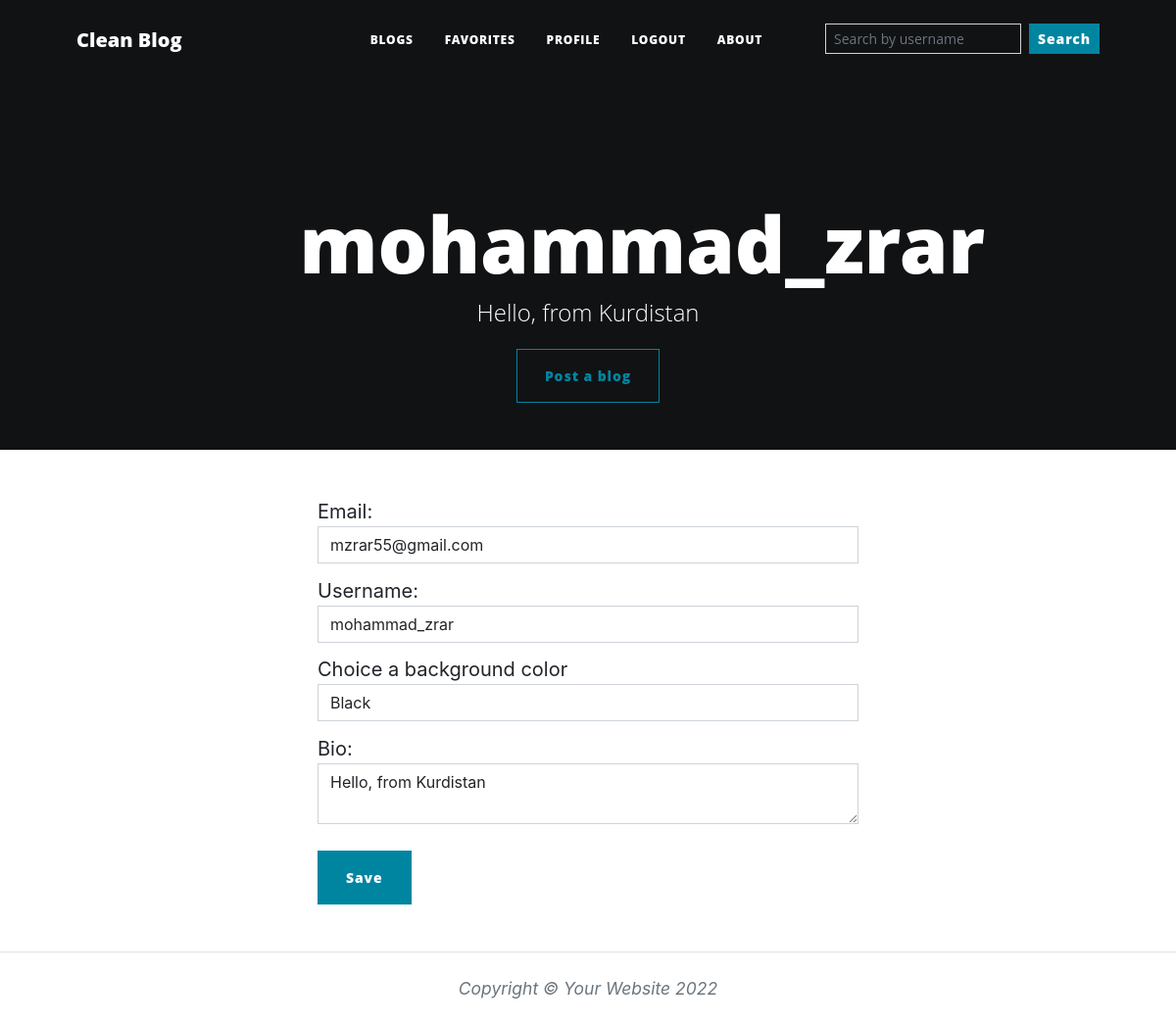
Before: /mohammad_zrar/profile (signed in) with the older database file.
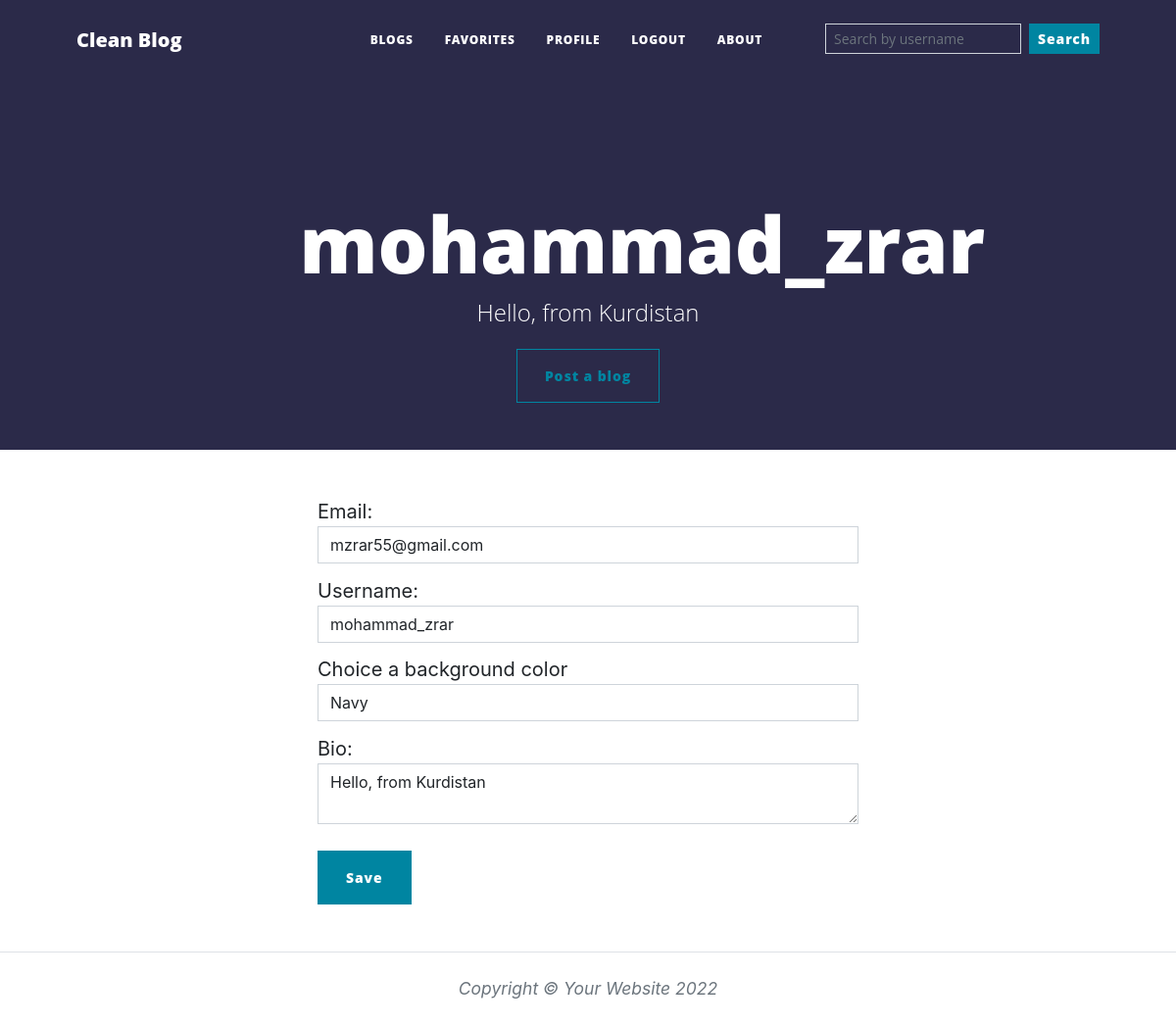
After: the same page with the newer database file.
### main.py (models this page shows)
class User(UserMixin, db.Model):
    __tablename__ = "users"
    id = db.Column(db.Integer, primary_key=True)
    email = db.Column(db.String(100))
    username = db.Column(db.String(100), unique=True)
    password = db.Column(db.String(100))
    bg_color = db.Column(db.String(7))
    bio = db.Column(db.String(250))
    blogs = db.relationship("BlogPost", back_populates="author")
    comments = db.relationship("Comment", back_populates="comment_author")
    favouring = db.relationship(
        'User', secondary=favorites,
        primaryjoin=(favorites.c.favorite_id == id),
        secondaryjoin=(favorites.c.favouring_id == id),
        backref=db.backref('favorites', lazy='dynamic'),
        lazy='dynamic'
    )

### main.py (the view, shortened to what this page needs)
@app.route("/<string:username>/profile", methods=["POST", "GET"])
@login_required
def profile(username):
    if current_user.username != username:
        return redirect(url_for('home'))
    else:
        user = User.query.filter_by(username=username).first()
        edit_form = EditProfileForm(
            email=user.email,
            username=user.username,
            bg_color=user.bg_color,
            bio=user.bio,
        )
        return render_template('profile.html', username=current_user.username, user=current_user, form=edit_form)

### forms.py
class EditProfileForm(FlaskForm):
    email = EmailField("Email: ", validators=[DataRequired(), Email()])
    username = StringField("Username: ", validators=[DataRequired()])
    bg_color = SelectField('Choice a background color',
                           choices=[('000000', 'Black'), ('37306B', 'Navy'),
                                    ('862B0D', 'Maroon'), ('454545', 'Dark Gray')]
                           )
    bio = TextAreaField("Bio: ", validators=[Length(max=250)])
    submit = SubmitField("Save", render_kw={"style": "margin-top: 15px;"})

### main.py (called while the page is built)
@login_manager.user_loader
def load_user(user_id):
    return User.query.get(int(user_id))

### templates/profile.html (shortened to what this page needs)
{% extends 'base.html' %}
{% import "bootstrap/wtf.html" as wtf %}
{% block content %}
{% include "./layout/navbar.html" %}
{% include "./layout/header.html" %}
<div class="container col-lg-6 col-md-10 col-sm-12 mx-auto my-5">
    <div class="container">
        {{ wtf.quick_form(form, novalidate=True, button_map={"submit": "primary"}) }}
    </div>
</div>
{% include "./layout/footer.html" %}
{% endblock content %}

### templates/layout/header.html
<header class="masthead pb-5" style="background-color: #{{ user.bg_color }};">
    <div class="container position-relative px-4 px-lg-5">
        <div class="row gx-4 gx-lg-5 justify-content-center">
            <div class="col-md-10 col-lg-8 col-xl-7">
                <div class="site-heading">
                    <h1 class="h1-header">{{ user.username }}</h1>
                    <span class="subheading">{{ user.bio if user.bio != None else '' }}</span>
                </div>
            </div>
        </div>
        <div class="text-center mt-4 mb-0">
            {% if current_user.username == user.username %}
            <a class="btn btn-outline-primary text-center float-center mx-auto"
               href="{{ url_for('blog_post', username=current_user.username) }}">Post a blog</a>
            {% elif current_user.username %}
            <a class="btn btn-outline-primary text-center float-center mx-auto"
               href="{{ url_for('favorite', username=current_user.username, username_to_favorite=user.username) }}">
                {{ 'Remove from favorites' if user in current_user.favouring else 'Add to favorites' }}
            </a>
            {% endif %}
        </div>
    </div>
</header>

Changed rows visible on the page:
changed User "mohammad_zrar": bg_color "Black" → "Navy"
